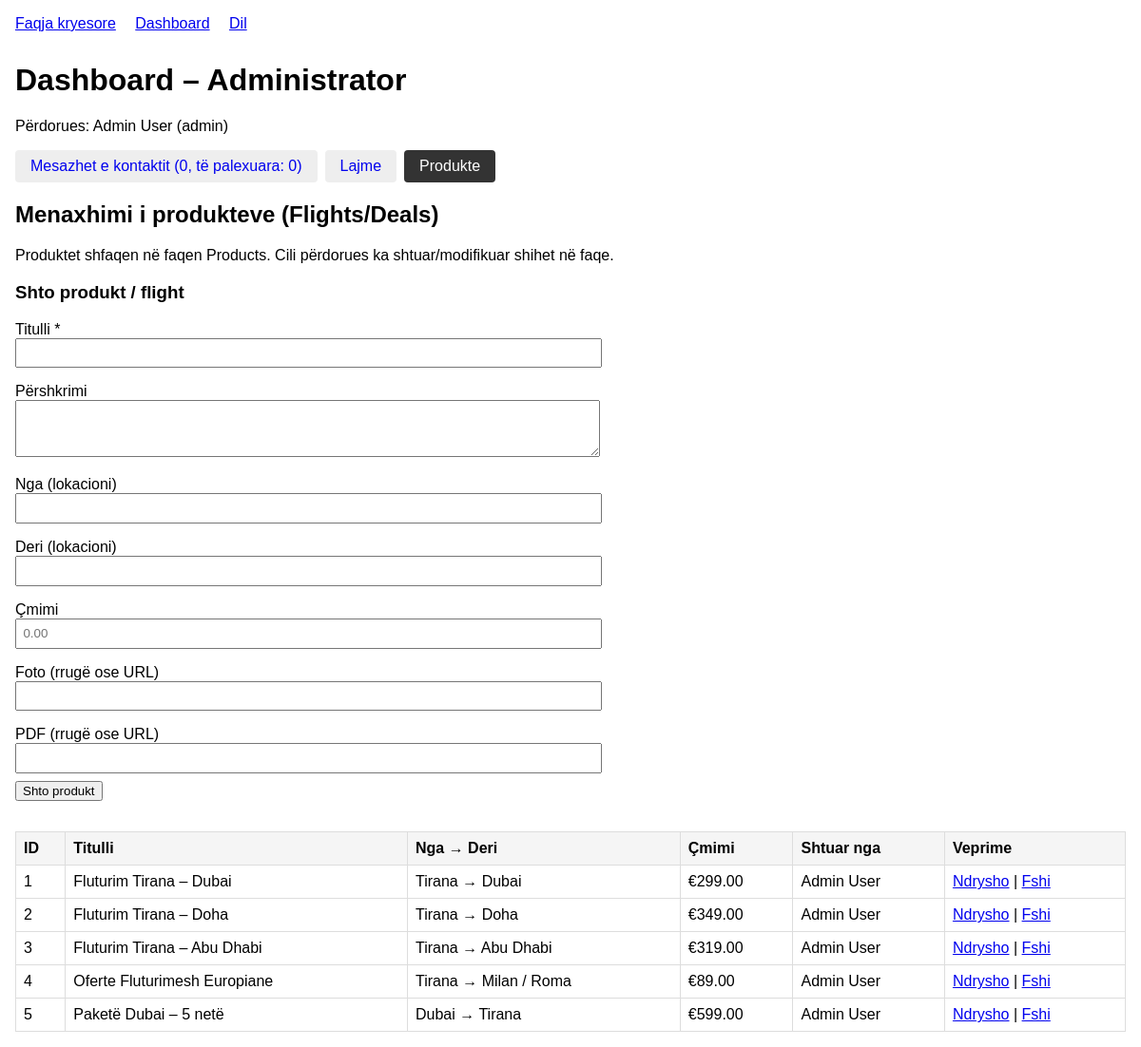
Page /admin/dashboard.php?tab=products (signed in) on the committed database.
### tables this page shows
CREATE TABLE IF NOT EXISTS products (
    id INT AUTO_INCREMENT PRIMARY KEY,
    title VARCHAR(255) NOT NULL,
    description TEXT,
    from_location VARCHAR(100),
    to_location VARCHAR(100),
    price DECIMAL(10,2),
    image_path VARCHAR(255),
    pdf_path VARCHAR(255),
    created_by INT,
    updated_by INT,
    created_at TIMESTAMP DEFAULT CURRENT_TIMESTAMP,
    updated_at TIMESTAMP DEFAULT CURRENT_TIMESTAMP ON UPDATE CURRENT_TIMESTAMP,
    FOREIGN KEY (created_by) REFERENCES users(id) ON DELETE SET NULL,
    FOREIGN KEY (updated_by) REFERENCES users(id) ON DELETE SET NULL
);

CREATE TABLE IF NOT EXISTS users (
    id INT AUTO_INCREMENT PRIMARY KEY,
    email VARCHAR(100) NOT NULL UNIQUE,
    password_hash VARCHAR(255) NOT NULL,
    first_name VARCHAR(50) NOT NULL,
    last_name VARCHAR(50) NOT NULL,
    role ENUM('user', 'admin') DEFAULT 'user',
    created_at TIMESTAMP DEFAULT CURRENT_TIMESTAMP
);

### classes/Database.php (called while the page is built, shortened)
<?php
class Database
{
    private static $instance = null;
    private static $config = [];
    public static function getConfig()
    {
        if (empty(self::$config)) {
            $path = dirname(__DIR__) . '/config/database.php';
            self::$config = require $path;
        }
        return self::$config;
    }
    public static function getConnection()
    {
        if (self::$instance === null) {
            $c = self::getConfig();
            $dsn = sprintf(
                'mysql:host=%s;dbname=%s;charset=%s',
                $c['host'],
                $c['dbname'],
                $c['charset']
            );
            try {
                self::$instance = new PDO($dsn, $c['username'], $c['password'], [
                    PDO::ATTR_ERRMODE => PDO::ERRMODE_EXCEPTION,
                    PDO::ATTR_DEFAULT_FETCH_MODE => PDO::FETCH_ASSOC,
                ]);
            } catch (PDOException $e) {
                die('Lidhja me databazen deshtoi: ' . $e->getMessage());
            }
        }
        return self::$instance;
    }
}

### config/database.php (called while the page is built)
<?php
return [
    'host'     => 'localhost',
    'dbname'   => 'airlugina_db',
    'username' => 'root',
    'password' => '',
    'charset'  => 'utf8mb4',
];

### classes/Auth.php (called while the page is built, shortened)
<?php
class Auth
{
    public function userRole()
    {
        return $_SESSION['user_role'] ?? null;
    }
    public function userName()
    {
        return $_SESSION['user_name'] ?? 'Guest';
    }
}

### classes/Contact.php (called while the page is built, shortened)
<?php
class Contact
{
    private $db;
    public function __construct()
    {
        $this->db = Database::getConnection();
    }
    public function getAllMessages($unreadOnly = false)
    {
        $sql = 'SELECT * FROM contact_messages';
        $sql .= ' ORDER BY created_at DESC';
        $stmt = $this->db->query($sql);
        return $stmt->fetchAll();
    }
}

### classes/Product.php (called while the page is built, shortened)
<?php
class Product
{
    private $db;
    public function __construct()
    {
        $this->db = Database::getConnection();
    }
    public function getAll($limit = 50)
    {
        $limit = (int) $limit;
        $sql = "SELECT p.*,
                u1.first_name AS created_by_name, u1.last_name AS created_by_surname,
                u2.first_name AS updated_by_name, u2.last_name AS updated_by_surname
                FROM products p
                LEFT JOIN users u1 ON p.created_by = u1.id
                LEFT JOIN users u2 ON p.updated_by = u2.id
                ORDER BY p.created_at DESC LIMIT " . $limit;
        $stmt = $this->db->query($sql);
        return $stmt->fetchAll();
    }
}

### admin/dashboard.php (the view, shortened to what this page needs)
<?php
$auth = new Auth();
$auth->requireAdmin();
$contactModel = new Contact();
$productModel = new Product();
$messages = $contactModel->getAllMessages();
$unreadCount = count(array_filter($messages, function ($m) { return empty($m['read_at']); }));
?>
<!DOCTYPE html>
<html lang="en">
<head>
</head>
<body>
  <nav>
    <a href="../index.php">Faqja kryesore</a>
    <a href="dashboard.php">Dashboard</a>
    <a href="../logout.php">Dil</a>
  </nav>
  <h1>Dashboard – Administrator</h1>
  <p>Përdorues: <?= htmlspecialchars($auth->userName()) ?> (<?= $auth->userRole() ?>)</p>
  <div class="tabs">
    <a href="?tab=messages" class="<?= ($_GET['tab'] ?? 'messages') === 'messages' ? 'active' : '' ?>">Mesazhet e kontaktit (<?= count($messages) ?>, të palexuara: <?= $unreadCount ?>)</a>
    <a href="?tab=news" class="<?= ($_GET['tab'] ?? '') === 'news' ? 'active' : '' ?>">Lajme</a>
    <a href="?tab=products" class="<?= ($_GET['tab'] ?? '') === 'products' ? 'active' : '' ?>">Produkte</a>
  </div>
  <?php if (($_GET['tab'] ?? '') === 'products'): ?>
    <h2>Menaxhimi i produkteve (Flights/Deals)</h2>
    <p>Produktet shfaqen në faqen Products. Cili përdorues ka shtuar/modifikuar shihet në faqe.</p>
    <?php
    $productsList = $productModel->getAll(100);
    ?>
    <form method="post" style="max-width: 600px; margin-bottom: 2rem;">
      <h3>Shto produkt / flight</h3>
      <label>Titulli *</label>
      <input type="text" name="title" required>
      <label>Përshkrimi</label>
      <textarea name="description" rows="3"></textarea>
      <label>Nga (lokacioni)</label>
      <input type="text" name="from_location">
      <label>Deri (lokacioni)</label>
      <input type="text" name="to_location">
      <label>Çmimi</label>
      <input type="number" name="price" step="0.01" placeholder="0.00">
      <label>Foto (rrugë ose URL)</label>
      <input type="text" name="image_path">
      <label>PDF (rrugë ose URL)</label>
      <input type="text" name="pdf_path">
      <button type="submit" name="add_product" value="1">Shto produkt</button>
    </form>
    <table>
      <thead><tr><th>ID</th><th>Titulli</th><th>Nga → Deri</th><th>Çmimi</th><th>Shtuar nga</th><th>Veprime</th></tr></thead>
      <tbody>
        <?php foreach ($productsList as $p): ?>
          <tr>
            <td><?= $p['id'] ?></td>
            <td><?= htmlspecialchars($p['title']) ?></td>
            <td><?= htmlspecialchars($p['from_location'] ?? '') ?> → <?= htmlspecialchars($p['to_location'] ?? '') ?></td>
            <td><?= $p['price'] !== null ? '€' . number_format($p['price'], 2) : '–' ?></td>
            <td><?= htmlspecialchars(trim(($p['created_by_name'] ?? '') . ' ' . ($p['created_by_surname'] ?? ''))) ?: '–' ?></td>
            <td><a href="product-edit.php?id=<?= $p['id'] ?>">Ndrysho</a> | <a href="product-delete.php?id=<?= $p['id'] ?>" onclick="return confirm('Fshi këtë produkt?');">Fshi</a></td>
          </tr>
        <?php endforeach; ?>
      </tbody>
    </table>
  <?php endif; ?>
</body>
</html>

### admin/dashboard.php (style rules this page uses)
body { font-family: sans-serif; max-width: 1200px; margin: 0 auto; padding: 1rem; }
nav { margin-bottom: 2rem; }
nav a { margin-right: 1rem; }
table { width: 100%; border-collapse: collapse; }
th, td { border: 1px solid #ddd; padding: 0.5rem; text-align: left; }
th { background: #f5f5f5; }
.tabs { display: flex; gap: 0.5rem; margin-bottom: 1rem; }
.tabs a { padding: 0.5rem 1rem; background: #eee; text-decoration: none; border-radius: 4px; }
.tabs a.active { background: #333; color: #fff; }
input, textarea { width: 100%; padding: 0.4rem; margin-bottom: 0.5rem; }
label { display: block; margin-top: 0.5rem; }

### rows in the picture
products: id "1", title "Fluturim Tirana – Dubai", from_location "Tirana", to_location "Dubai", price "299.00", created_by.last_name "Admin User"
products: id "2", title "Fluturim Tirana – Doha", from_location "Tirana", to_location "Doha", price "349.00", created_by.last_name "Admin User"
products: id "3", title "Fluturim Tirana – Abu Dhabi", from_location "Tirana", to_location "Abu Dhabi", price "319.00", created_by.last_name "Admin User"
products: id "4", title "Oferte Fluturimesh Europiane", from_location "Tirana", to_location "Milan / Roma", price "89.00", created_by.last_name "Admin User"
products: id "5", title "Paketë Dubai – 5 netë", from_location "Dubai", to_location "Tirana", price "599.00", created_by.last_name "Admin User"

### other values in the picture
$auth->userName() "Admin User"
$auth->userRole() "admin"
count($messages) "0"
$unreadCount "0"
